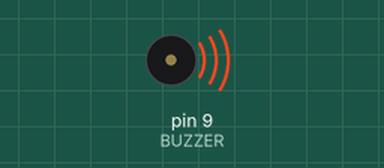
A sketch run on a simulated Arduino Uno, built with avr-gcc and run on an emulated ATmega328P. On the bench: buzzer (waves = sounding).

Above: at 0.5 s.
At 7.5 s:
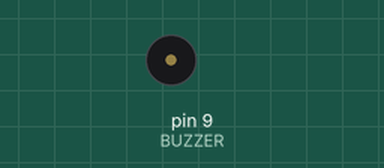
Timing chart, 0 to 10.4 s (numbered marks = the images above):
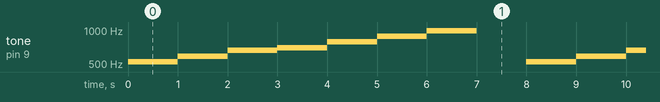

Measured:
- by itself, tone on pin 9 (BUZZER): repeats every 8.0 s: 588 Hz 1.0 s, 660 Hz 1.0 s, 699 Hz 1.0 s, 785 Hz 1.0 s, 881 Hz 1.0 s, 989 Hz 1.0 s, silent 1.0 s, 524 Hz 1.0 s

The sketch:

main.ino
```cpp
#define BUZZER 9
int notas[] = {524, 588, 660, 699, 785, 881, 989};
void setup(){
  pinMode(BUZZER, OUTPUT);
}
void loop(){
  for (int i = 0; i < 7; i++) {
  tone(BUZZER, notas[i], 1000);
  delay(1000);
  }
  delay(1000);
}
```
